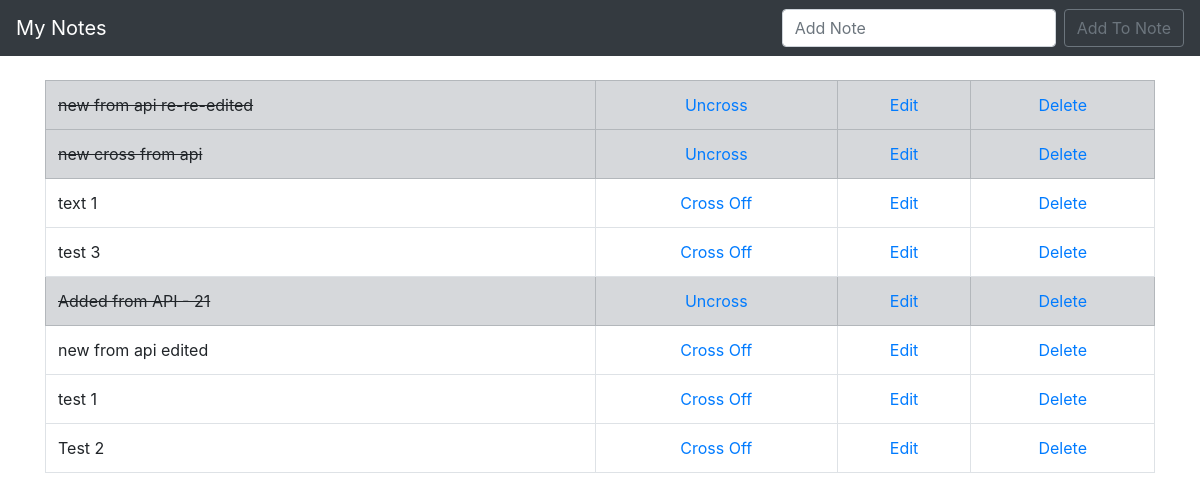
The page / on the database its author committed.
### todo_list/models.py (models this page shows, shortened)
class List(models.Model):
    item = models.CharField(max_length = 200)
    completed = models.BooleanField(default=False)

### todo_list/views.py (the view)
# urls.py: path('', views.home, name = "home"),
def home(request): #requesting the web page
    if request.method == 'POST':
        form = NoteForm(request.POST or None)
        if form.is_valid():
            form.save()
            messages.success(request, ('Item has been added to list!'))
            return redirect('home')
    else:
        all_items = List.objects.all
        return render(request, "home.html", {'all_items': all_items})

### todo_list/templates/home.html (shortened to what this page needs)
{% extends 'base.html' %}
{% block content %}
    {% if all_items %}
        <table class="table table-bordered">
        {% for things in all_items %}
            {% if things.completed %}
                <tr class="table-secondary">
                    <td class="striker">{{ things.item }}</td>
                    <td><center><a href = "{% url 'uncross' things.id %}">Uncross</a></center></td>
                    <td><center><a href = "{% url 'edit' things.id %}">Edit</a></center></td>
                    <td><center><a href = "{% url 'delete' things.id %}">Delete</a></center></td>
                </tr>
            {% else %}
                <tr>
                    <td>{{ things.item }}</td>
                    <td><center><a href = "{% url 'cross_off' things.id %}">Cross Off</a></center></td>
                    <td><center><a href = "{% url 'edit' things.id %}">Edit</a></center></td>
                    <td><center><a href = "{% url 'delete' things.id %}">Delete</a></center></td>
                </tr>
            {% endif %}
        {% endfor %}
        </table>
    {% endif %}
{% endblock %}

### static_in_env/css/my_css.css (style rules this page uses)
.striker { text-decoration: line-through; }

### rows shown on the page
List: item "new from api re-re-edited"
List: item "new cross from api"
List: item "text 1"
List: item "test 3"
List: item "Added from API - 21"
List: item "new from api edited"
List: item "test 1"
List: item "Test 2"
